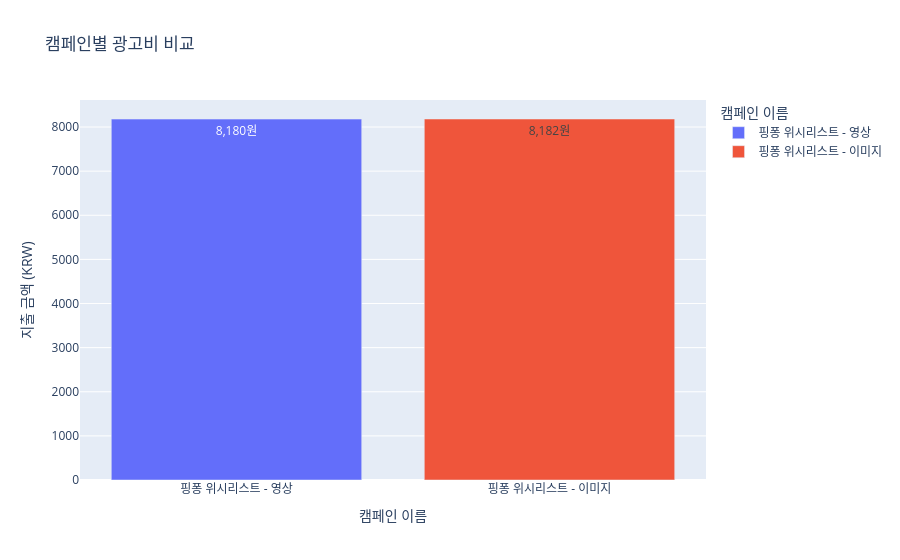

The cell this chart's notebook holds for it:
### Code cell
fig = px.bar(
    campaign,
    x="캠페인 이름",
    y="지출 금액 (KRW)",
    color="캠페인 이름",
    text_auto=True,
    title="캠페인별 광고비 비교"
)

fig.update_traces(texttemplate="%{y:,.0f}원")
fig.show()

### Figure 1 — Plotly figure (JSON) as saved in the notebook; plotly's stock layout.template omitted (floating-point values rounded to 4 significant figures)
{"data": [{"hovertemplate": "캠페인 이름=%{x}<br>지출 금액 (KRW)=%{y}<extra></extra>", "legendgroup": "핑퐁 위시리스트 - 영상", "marker": {"color": "#636efa", "pattern": {"shape": ""}}, "name": "핑퐁 위시리스트 - 영상", "orientation": "v", "showlegend": true, "textposition": "auto", "texttemplate": "%{y:,.0f}원", "type": "bar", "x": ["핑퐁 위시리스트 - 영상"], "xaxis": "x", "y": [8180], "yaxis": "y"}, {"hovertemplate": "캠페인 이름=%{x}<br>지출 금액 (KRW)=%{y}<extra></extra>", "legendgroup": "핑퐁 위시리스트 - 이미지", "marker": {"color": "#EF553B", "pattern": {"shape": ""}}, "name": "핑퐁 위시리스트 - 이미지", "orientation": "v", "showlegend": true, "textposition": "auto", "texttemplate": "%{y:,.0f}원", "type": "bar", "x": ["핑퐁 위시리스트 - 이미지"], "xaxis": "x", "y": [8182], "yaxis": "y"}], "layout": {"barmode": "relative", "legend": {"title": {"text": "캠페인 이름"}, "tracegroupgap": 0}, "title": {"text": "캠페인별 광고비 비교"}, "xaxis": {"anchor": "y", "categoryarray": ["핑퐁 위시리스트 - 영상", "핑퐁 위시리스트 - 이미지"], "categoryorder": "array", "domain": [0, 1], "title": {"text": "캠페인 이름"}}, "yaxis": {"anchor": "x", "domain": [0, 1], "title": {"text": "지출 금액 (KRW)"}}}}
